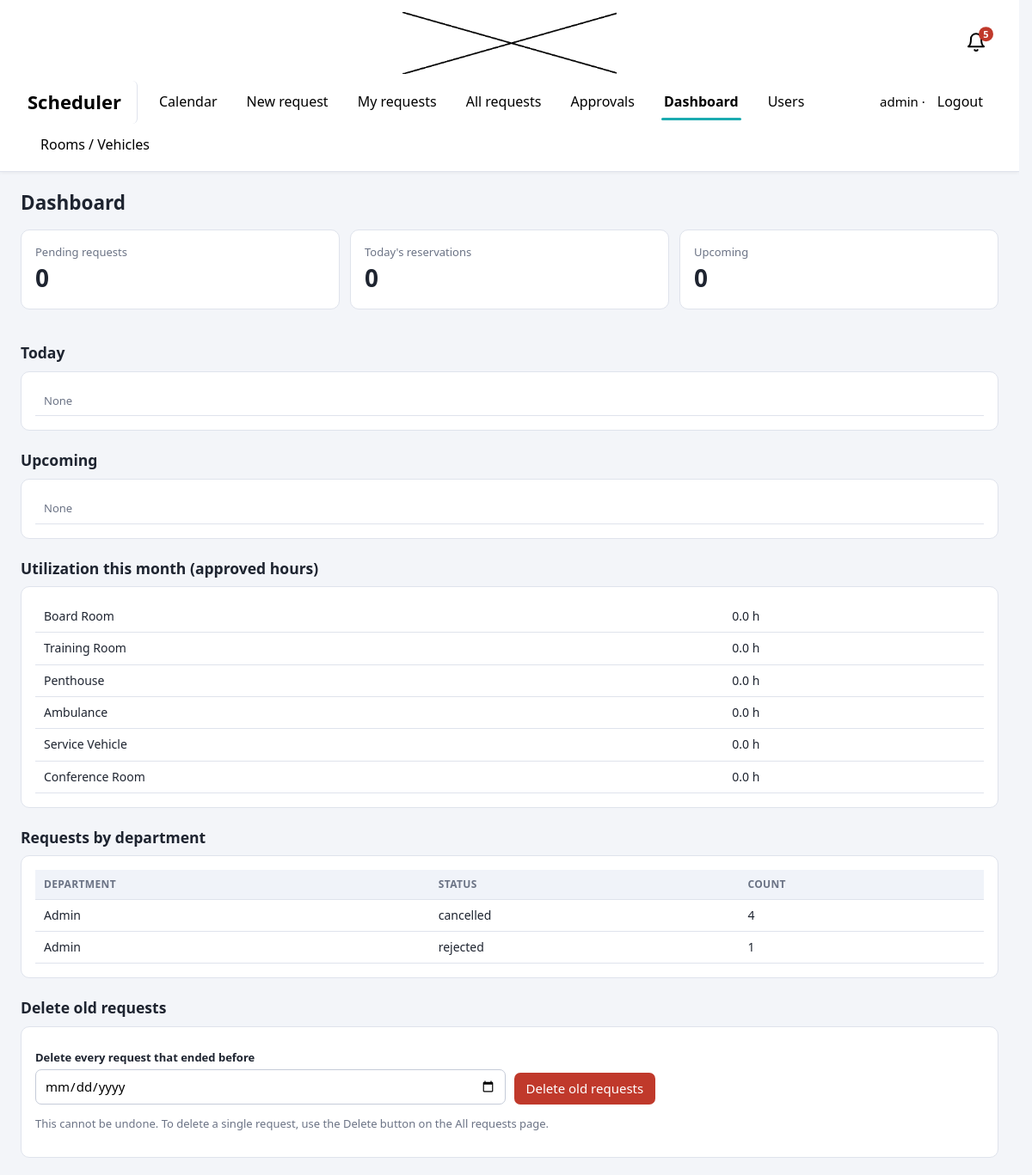
The page /admin (signed in) on the database its author committed.
### tables this page shows
CREATE TABLE resources(id INTEGER PRIMARY KEY, name TEXT UNIQUE NOT NULL,
  kind TEXT NOT NULL, active INTEGER DEFAULT 1);

CREATE TABLE requests(id INTEGER PRIMARY KEY, user_id INTEGER NOT NULL,
  resource_id INTEGER NOT NULL, department TEXT, activity TEXT NOT NULL,
  start_at TEXT NOT NULL, end_at TEXT NOT NULL, participants INTEGER DEFAULT 0,
  equipment TEXT DEFAULT '', remarks TEXT DEFAULT '', status TEXT DEFAULT 'pending',
  decided_by INTEGER, created TEXT DEFAULT CURRENT_TIMESTAMP);

### app.py (the view)
@app.route("/admin")
@login_required("admin")
def admin():
    q = lambda s, *a: db().execute(s, a).fetchall()
    today, month = date.today().isoformat(), date.today().strftime("%Y-%m")
    return render_template(
        "admin.html", today_date=date.today().isoformat(),
        today=q(LIST_SQL + "WHERE r.status='approved' AND r.start_at LIKE ? ORDER BY r.start_at", today + "%"),
        pending=q("SELECT COUNT(*) n FROM requests WHERE status='pending'")[0]["n"],
        upcoming=q(LIST_SQL + "WHERE r.status='approved' AND r.start_at>? ORDER BY r.start_at LIMIT 10",
                   datetime.now().strftime("%Y-%m-%dT%H:%M")),
        util=q("SELECT s.name, ROUND(COALESCE(SUM((julianday(r.end_at)-julianday(r.start_at))*24),0),1) h "
               "FROM resources s LEFT JOIN requests r ON r.resource_id=s.id AND r.status='approved' "
               "AND r.start_at LIKE ? GROUP BY s.id ORDER BY h DESC", month + "%"),
        dept=q("SELECT department, status, COUNT(*) n FROM requests GROUP BY department, status "
               "ORDER BY department"),
        resources=q("SELECT * FROM resources ORDER BY kind,name"),
        users=q("SELECT * FROM users ORDER BY username"))

### app.py (called while the page is built)
def db():
    if "db" not in g:
        g.db = sqlite3.connect(DB, isolation_level=None, timeout=10)
        g.db.row_factory = sqlite3.Row
    return g.db

@app.after_request
def no_cache(r):
    if request.endpoint != "static":
        r.headers["Cache-Control"] = "no-store"
    return r

def login_required(*roles):
    def deco(f):
        @wraps(f)
        def w(*a, **k):
            if "uid" not in session:
                return redirect(url_for("login"))
            if roles and session["role"] not in roles:
                abort(403)
            return f(*a, **k)
        return w
    return deco

### templates/admin.html
{% extends 'base.html' %}{% block body %}<h2>Dashboard</h2>
<div class="grid"><div class="card"><div class="muted">Pending requests</div><div class="stat">{{ pending }}</div></div>
<div class="card"><div class="muted">Today's reservations</div><div class="stat">{{ today|length }}</div></div>
<div class="card"><div class="muted">Upcoming</div><div class="stat">{{ upcoming|length }}</div></div></div>
<h3>Today</h3><div class="card wrap"><table>{% for r in today %}<tr><td>{{ r.rname }}</td><td>{{ r.start_at|t12 }} - {{ r.end_at|t12 }}</td><td>{{ r.activity }}</td><td>{{ r.department }}</td></tr>{% else %}<tr><td class="muted">None</td></tr>{% endfor %}</table></div>
<h3>Upcoming</h3><div class="card wrap"><table>{% for r in upcoming %}<tr><td>{{ r.rname }}</td><td>{{ r.start_at|dt12 }}</td><td>{{ r.activity }}</td><td>{{ r.department }}</td></tr>{% else %}<tr><td class="muted">None</td></tr>{% endfor %}</table></div>
<h3>Utilization this month (approved hours)</h3><div class="card wrap"><table>{% for u in util %}<tr><td>{{ u.name }}</td><td>{{ u.h }} h</td></tr>{% endfor %}</table></div>
<h3>Requests by department</h3><div class="card wrap"><table><tr><th>Department</th><th>Status</th><th>Count</th></tr>{% for d in dept %}<tr><td>{{ d.department }}</td><td>{{ d.status }}</td><td>{{ d.n }}</td></tr>{% endfor %}</table></div><h3>Delete old requests</h3><div class="card"><form method="post" action="/admin/requests/purge" onsubmit="return confirm('Permanently delete all requests that ended before this date?')">
<div class="row"><div><label>Delete every request that ended before</label><input type="date" name="before" max="{{ today_date }}" required></div>
<div><button class="btn bad">Delete old requests</button></div></div>
<p class="muted">This cannot be undone. To delete a single request, use the Delete button on the All requests page.</p></form></div>{% endblock %}

### static/style.css (style rules this page uses)
:root { --bg:#f3f5f9;--card:#fff;--ink:#1e2430;--muted:#6b7385;--pri:#1cabb0;--line:#dfe3ec;--ok:#1f8f4e;--warn:#b7791f;--bad:#c0392b }
* { box-sizing:border-box }
body { margin:0;font:15px/1.45 system-ui,Segoe UI,Arial,sans-serif;background:var(--bg);color:var(--ink) }
h2 { margin:0 0 14px }
h3 { margin:22px 0 8px }
.card { background:var(--card);border:1px solid var(--line);border-radius:10px;padding:16px;margin-bottom:16px }
.grid { display:grid;grid-template-columns:repeat(auto-fit,minmax(200px,1fr));gap:12px }
.stat { font-size:28px;font-weight:700 }
.muted { color:var(--muted);font-size:13px }
label { display:block;margin:10px 0 4px;font-weight:600;font-size:13px }
input,select,textarea { width:100%;padding:8px 10px;border:1px solid #c5cbd8;border-radius:7px;font:inherit;background:#fff }
.row { display:flex;gap:10px;flex-wrap:wrap;align-items:end }
.row>div { flex:1;min-width:150px }
.btn { display:inline-block;background:var(--pri);color:#fff;border:0;padding:8px 14px;border-radius:7px;cursor:pointer;font:inherit }
.btn.bad { background:var(--bad) }
.wrap { overflow-x:auto }
table { width:100%;border-collapse:collapse;background:#fff }
th,td { padding:8px 10px;border-bottom:1px solid var(--line);text-align:left;vertical-align:top;font-size:14px }
th { background:#f0f3f9;font-size:12px;text-transform:uppercase;letter-spacing:.03em;color:var(--muted) }
html { overflow-y:scroll;scrollbar-gutter:stable }

### rows shown on the page
resources: name "Board Room", h "0.0"
resources: name "Training Room", h "0.0"
resources: name "Penthouse", h "0.0"
resources: name "Ambulance", h "0.0"
resources: name "Service Vehicle", h "0.0"
resources: name "Conference Room", h "0.0"
requests: department "Admin", status "rejected", n "1"

### other values the page prints
{{ session.name }} "admin"
{{ pending }} "0"
{{ today|length }} "0"
{{ upcoming|length }} "0"
{{ d.department }} "Admin"
{{ d.status }} "cancelled"
{{ d.n }} "4"
